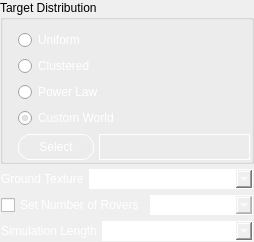
              <widget class="QFrame" name="left_sim_setup_frame">
               <property name="sizePolicy">
                <sizepolicy hsizetype="Fixed" vsizetype="Fixed">
                 <horstretch>1</horstretch>
                 <verstretch>0</verstretch>
                </sizepolicy>
               </property>
               <property name="frameShape">
                <enum>QFrame::NoFrame</enum>
               </property>
               <property name="frameShadow">
                <enum>QFrame::Raised</enum>
               </property>
               <layout class="QVBoxLayout" name="verticalLayout_10">
                <property name="spacing">
                 <number>4</number>
                </property>
                <property name="leftMargin">
                 <number>0</number>
                </property>
                <property name="topMargin">
                 <number>0</number>
                </property>
                <property name="rightMargin">
                 <number>0</number>
                </property>
                <property name="bottomMargin">
                 <number>0</number>
                </property>
                <item>
                 <widget class="QGroupBox" name="groupBox">
                  <property name="sizePolicy">
                   <sizepolicy hsizetype="Minimum" vsizetype="Minimum">
                    <horstretch>0</horstretch>
                    <verstretch>0</verstretch>
                   </sizepolicy>
                  </property>
                  <property name="title">
                   <string>Target Distribution</string>
                  </property>
                  <layout class="QVBoxLayout" name="verticalLayout_2">
                   <property name="leftMargin">
                    <number>15</number>
                   </property>
                   <property name="topMargin">
                    <number>10</number>
                   </property>
                   <property name="rightMargin">
                    <number>1</number>
                   </property>
                   <property name="bottomMargin">
                    <number>1</number>
                   </property>
                   <item>
                    <widget class="QRadioButton" name="uniform_distribution_radio_button">
                     <property name="styleSheet">
                      <string notr="true">color:rgb(255, 255, 255);</string>
                     </property>
                     <property name="text">
                      <string>Uniform</string>
                     </property>
                    </widget>
                   </item>
                   <item>
                    <widget class="QRadioButton" name="clustered_distribution_radio_button">
                     <property name="styleSheet">
                      <string notr="true">color:rgb(255, 255, 255);</string>
                     </property>
                     <property name="text">
                      <string>Clustered</string>
                     </property>
                    </widget>
                   </item>
                   <item>
                    <widget class="QRadioButton" name="powerlaw_distribution_radio_button">
                     <property name="styleSheet">
                      <string notr="true">color:rgb(255, 255, 255);</string>
                     </property>
                     <property name="text">
                      <string>Power Law</string>
                     </property>
                    </widget>
                   </item>
                   <item>
                    <widget class="QRadioButton" name="custom_distribution_radio_button">
                     <property name="sizePolicy">
                      <sizepolicy hsizetype="Minimum" vsizetype="Minimum">
                       <horstretch>0</horstretch>
                       <verstretch>0</verstretch>
                      </sizepolicy>
                     </property>
                     <property name="styleSheet">
                      <string notr="true">color:rgb(255, 255, 255);</string>
                     </property>
                     <property name="text">
                      <string>Custom World</string>
                     </property>
                     <property name="checked">
                      <bool>true</bool>
                     </property>
                    </widget>
                   </item>
                   <item>
                    <widget class="QFrame" name="custom_world_frame">
                     <property name="frameShape">
                      <enum>QFrame::NoFrame</enum>
                     </property>
                     <property name="frameShadow">
                      <enum>QFrame::Plain</enum>
                     </property>
                     <property name="lineWidth">
                      <number>0</number>
                     </property>
                     <layout class="QHBoxLayout" name="horizontalLayout_14">
                      <property name="spacing">
                       <number>5</number>
                      </property>
                      <property name="leftMargin">
                       <number>0</number>
                      </property>
                      <property name="topMargin">
                       <number>0</number>
                      </property>
                      <property name="rightMargin">
                       <number>0</number>
                      </property>
                      <property name="bottomMargin">
                       <number>0</number>
                      </property>
                      <item>
                       <widget class="QPushButton" name="custom_world_path_button">
                        <property name="sizePolicy">
                         <sizepolicy hsizetype="Minimum" vsizetype="Minimum">
                          <horstretch>1</horstretch>
                          <verstretch>0</verstretch>
                         </sizepolicy>
                        </property>
                        <property name="minimumSize">
                         <size>
                          <width>0</width>
                          <height>0</height>
                         </size>
                        </property>
                        <property name="styleSheet">
                         <string notr="true">color: rgb(255, 255, 255);
border-color: rgb(255, 255, 255);
border: 1px solid white;
padding: 5px;
border-radius: 12px;
</string>
                        </property>
                        <property name="text">
                         <string>Select</string>
                        </property>
                       </widget>
                      </item>
                      <item>
                       <widget class="QLabel" name="custom_world_path">
                        <property name="sizePolicy">
                         <sizepolicy hsizetype="Minimum" vsizetype="Minimum">
                          <horstretch>2</horstretch>
                          <verstretch>0</verstretch>
                         </sizepolicy>
                        </property>
                        <property name="styleSheet">
                         <string notr="true">color:rgb(255, 255, 255);</string>
                        </property>
                        <property name="frameShape">
                         <enum>QFrame::Box</enum>
                        </property>
                        <property name="text">
                         <string/>
                        </property>
                       </widget>
                      </item>
                     </layout>
                    </widget>
                   </item>
                  </layout>
                 </widget>
                </item>
                <item>
                 <widget class="QFrame" name="frame_6">
                  <property name="sizePolicy">
                   <sizepolicy hsizetype="Minimum" vsizetype="Minimum">
                    <horstretch>0</horstretch>
                    <verstretch>0</verstretch>
                   </sizepolicy>
                  </property>
                  <property name="frameShape">
                   <enum>QFrame::NoFrame</enum>
                  </property>
                  <property name="frameShadow">
                   <enum>QFrame::Plain</enum>
                  </property>
                  <layout class="QHBoxLayout" name="horizontalLayout_7">
                   <property name="spacing">
                    <number>5</number>
                   </property>
                   <property name="leftMargin">
                    <number>1</number>
                   </property>
                   <property name="topMargin">
                    <number>1</number>
                   </property>
                   <property name="rightMargin">
                    <number>1</number>
                   </property>
                   <property name="bottomMargin">
                    <number>1</number>
                   </property>
                   <item>
                    <widget class="QLabel" name="ground_texture_label">
                     <property name="sizePolicy">
                      <sizepolicy hsizetype="Minimum" vsizetype="Minimum">
                       <horstretch>0</horstretch>
                       <verstretch>0</verstretch>
                      </sizepolicy>
                     </property>
                     <property name="styleSheet">
                      <string notr="true">color:rgb(255, 255, 255);</string>
                     </property>
                     <property name="text">
                      <string>Ground Texture</string>
                     </property>
                    </widget>
                   </item>
                   <item>
                    <widget class="QComboBox" name="texture_combobox">
                     <property name="sizePolicy">
                      <sizepolicy hsizetype="Minimum" vsizetype="Minimum">
                       <horstretch>1</horstretch>
                       <verstretch>0</verstretch>
                      </sizepolicy>
                     </property>
                     <property name="styleSheet">
                      <string notr="true">color: rgb(255, 255, 255);
border-color: rgb(255, 255, 255);
border: 1px solid white;
padding: 1px 0px 1px 3px; /*This makes text colour work*/
</string>
                     </property>
                     <property name="sizeAdjustPolicy">
                      <enum>QComboBox::AdjustToMinimumContentsLength</enum>
                     </property>
                     <property name="minimumContentsLength">
                      <number>10</number>
                     </property>
                     <item>
                      <property name="text">
                       <string>KSC Concrete</string>
                      </property>
                     </item>
                     <item>
                      <property name="text">
                       <string>Gravel</string>
                      </property>
                     </item>
                     <item>
                      <property name="text">
                       <string>Car park</string>
                      </property>
                     </item>
                    </widget>
                   </item>
                  </layout>
                 </widget>
                </item>
                <item>
                 <widget class="QFrame" name="frame_7">
                  <property name="sizePolicy">
                   <sizepolicy hsizetype="Minimum" vsizetype="Minimum">
                    <horstretch>0</horstretch>
                    <verstretch>0</verstretch>
                   </sizepolicy>
                  </property>
                  <property name="frameShape">
                   <enum>QFrame::NoFrame</enum>
                  </property>
                  <property name="frameShadow">
                   <enum>QFrame::Plain</enum>
                  </property>
                  <layout class="QHBoxLayout" name="horizontalLayout_8">
                   <property name="spacing">
                    <number>5</number>
                   </property>
                   <property name="leftMargin">
                    <number>1</number>
                   </property>
                   <property name="topMargin">
                    <number>1</number>
                   </property>
                   <property name="rightMargin">
                    <number>1</number>
                   </property>
                   <property name="bottomMargin">
                    <number>1</number>
                   </property>
                   <item>
                    <widget class="QCheckBox" name="override_num_rovers_checkbox">
                     <property name="sizePolicy">
                      <sizepolicy hsizetype="Minimum" vsizetype="Minimum">
                       <horstretch>0</horstretch>
                       <verstretch>0</verstretch>
                      </sizepolicy>
                     </property>
                     <property name="styleSheet">
                      <string notr="true">color:rgb(255, 255, 255);</string>
                     </property>
                     <property name="text">
                      <string>Set Number of Rovers</string>
                     </property>
                    </widget>
                   </item>
                   <item>
                    <widget class="QComboBox" name="custom_num_rovers_combobox">
                     <property name="enabled">
                      <bool>false</bool>
                     </property>
                     <property name="sizePolicy">
                      <sizepolicy hsizetype="Minimum" vsizetype="Minimum">
                       <horstretch>1</horstretch>
                       <verstretch>0</verstretch>
                      </sizepolicy>
                     </property>
                     <property name="styleSheet">
                      <string notr="true">color: rgb(255, 255, 255);
border-color: rgb(255, 255, 255);
border: 1px solid white;
padding: 1px 0px 1px 3px; /*This makes text colour work*/
</string>
                     </property>
                     <property name="sizeAdjustPolicy">
                      <enum>QComboBox::AdjustToMinimumContentsLength</enum>
                     </property>
                     <property name="minimumContentsLength">
                      <number>10</number>
                     </property>
                     <item>
                      <property name="text">
                       <string>0</string>
                      </property>
                     </item>
                     <item>
                      <property name="text">
                       <string>1</string>
                      </property>
                     </item>
                     <item>
                      <property name="text">
                       <string>2</string>
                      </property>
                     </item>
                     <item>
                      <property name="text">
                       <string>3</string>
                      </property>
                     </item>
                     <item>
                      <property name="text">
                       <string>4</string>
                      </property>
                     </item>
                     <item>
                      <property name="text">
                       <string>5</string>
                      </property>
                     </item>
                     <item>
                      <property name="text">
                       <string>6</string>
                      </property>
                     </item>
                     <item>
                      <property name="text">
                       <string>7</string>
                      </property>
                     </item>
                     <item>
                      <property name="text">
                       <string>8</string>
                      </property>
                     </item>
                    </widget>
                   </item>
                  </layout>
                 </widget>
                </item>
                <item>
                 <widget class="QFrame" name="frame_8">
                  <property name="sizePolicy">
                   <sizepolicy hsizetype="Minimum" vsizetype="Minimum">
                    <horstretch>0</horstretch>
                    <verstretch>0</verstretch>
                   </sizepolicy>
                  </property>
                  <property name="frameShape">
                   <enum>QFrame::NoFrame</enum>
                  </property>
                  <property name="frameShadow">
                   <enum>QFrame::Plain</enum>
                  </property>
                  <layout class="QHBoxLayout" name="horizontalLayout_9">
                   <property name="spacing">
                    <number>5</number>
                   </property>
                   <property name="leftMargin">
                    <number>1</number>
                   </property>
                   <property name="topMargin">
                    <number>1</number>
                   </property>
                   <property name="rightMargin">
                    <number>1</number>
                   </property>
                   <property name="bottomMargin">
                    <number>1</number>
                   </property>
                   <item>
                    <widget class="QLabel" name="simulation_timer_label">
                     <property name="sizePolicy">
                      <sizepolicy hsizetype="Minimum" vsizetype="Minimum">
                       <horstretch>0</horstretch>
                       <verstretch>0</verstretch>
                      </sizepolicy>
                     </property>
                     <property name="styleSheet">
                      <string notr="true">color:rgb(255, 255, 255);</string>
                     </property>
                     <property name="text">
                      <string>Simulation Length</string>
                     </property>
                    </widget>
                   </item>
                   <item>
                    <widget class="QComboBox" name="simulation_timer_combobox">
                     <property name="sizePolicy">
                      <sizepolicy hsizetype="Minimum" vsizetype="Minimum">
                       <horstretch>1</horstretch>
                       <verstretch>0</verstretch>
                      </sizepolicy>
                     </property>
                     <property name="styleSheet">
                      <string notr="true">color: rgb(255, 255, 255);
border-color: rgb(255, 255, 255);
border: 1px solid white;
padding: 1px 0px 1px 3px; /*This makes text colour work*/
</string>
                     </property>
                     <property name="sizeAdjustPolicy">
                      <enum>QComboBox::AdjustToMinimumContentsLength</enum>
                     </property>
                     <property name="minimumContentsLength">
                      <number>10</number>
                     </property>
                     <item>
                      <property name="text">
                       <string>no time limit</string>
                      </property>
                     </item>
                     <item>
                      <property name="text">
                       <string>10 min (Testing)</string>
                      </property>
                     </item>
                     <item>
                      <property name="text">
                       <string>20 min (Preliminary)</string>
                      </property>
                     </item>
                     <item>
                      <property name="text">
                       <string>30 min (Preliminary)</string>
                      </property>
                     </item>
                     <item>
                      <property name="text">
                       <string>60 min (Final)</string>
                      </property>
                     </item>
                    </widget>
                   </item>
                  </layout>
                 </widget>
                </item>
               </layout>
              </widget>
